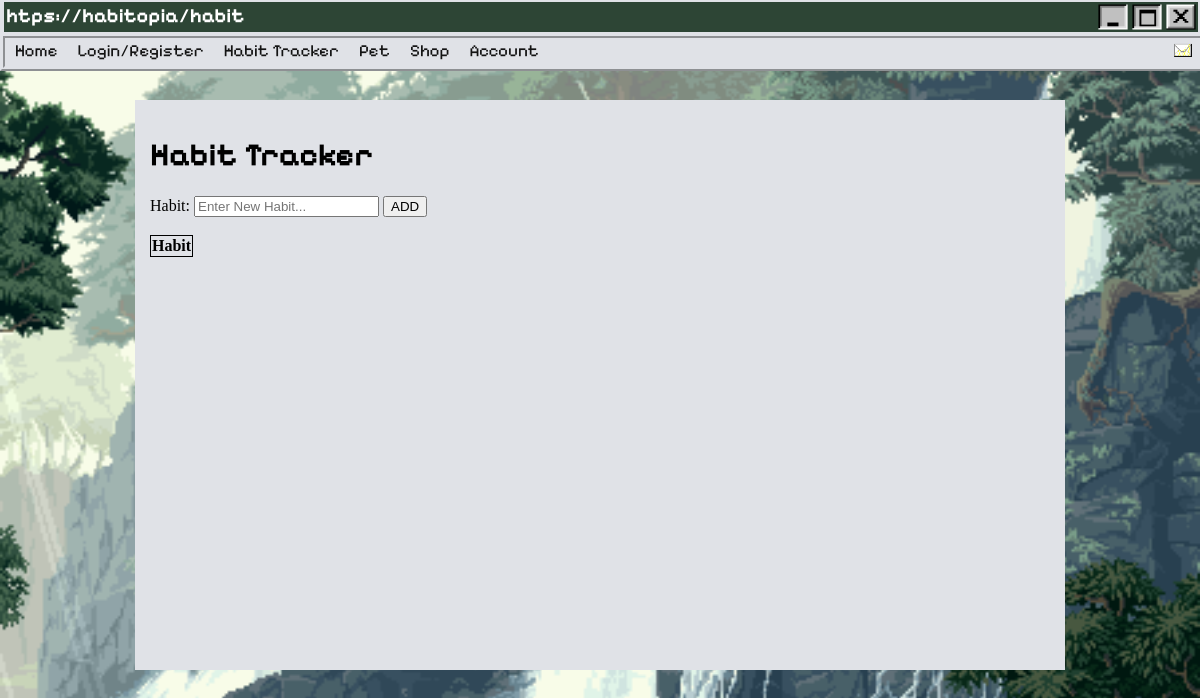
The app's page /habit (signed in), older data.
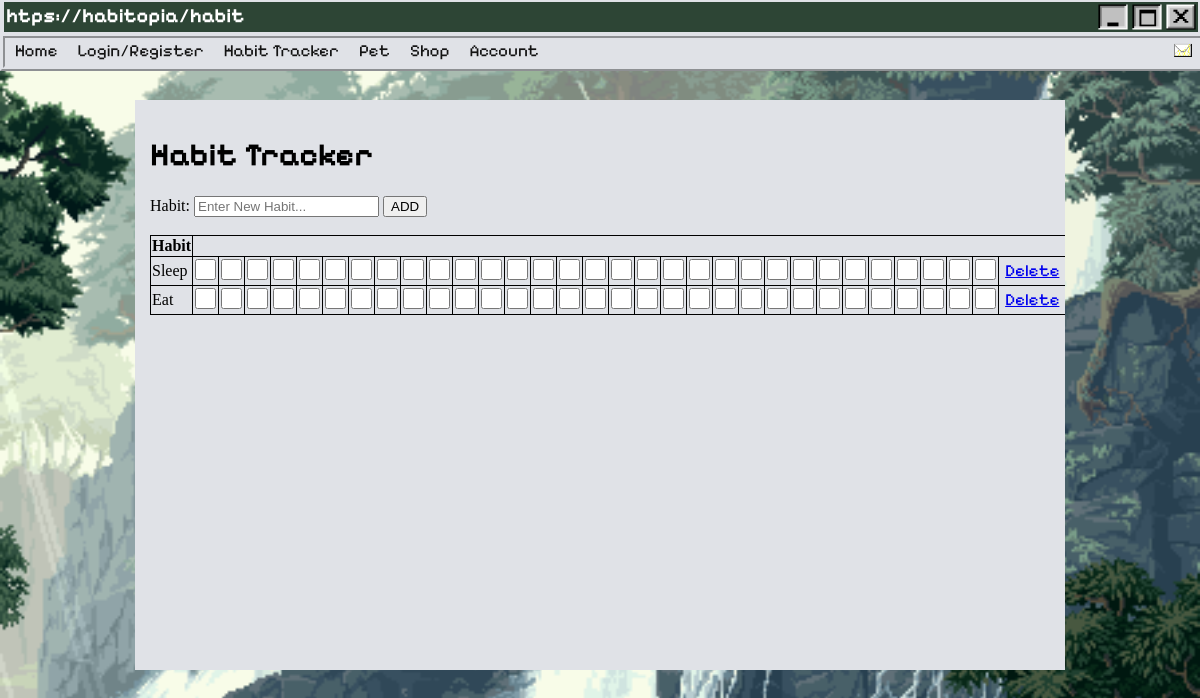
The same page, newer data.
### home.py (models this page shows)
class Habit(db.Model):
    id = db.Column(db.Integer, primary_key = True)
    title = db.Column(db.String(100))

### home.py (the view)
@app.route("/habit")
@login_required
def habit():
    habit_list = Habit.query.all()
    return render_template("habit.html", habit_list=habit_list)

### home.py (called while the page is built)
@login_manager.user_loader
def load_user(user_id):
    return User.query.get(int(user_id))

### templates/habit.html (shortened to what this page needs)
{% extends "base.html" %}
{% block css %} <link rel="stylesheet" href="/static/styles/HabitStyles.css" > {% endblock %}
{% block heading %}htps://habitopia/habit{% endblock %}
{% block content %}
<div id="wrap">
    <h1>Habit Tracker</h1>
    <form action="/add" method="post">
        <div>
            <label for="title">Habit:</label>
            <input type="text" name="title" placeholder="Enter New Habit...">
            <button type="submit"> ADD </button>
        </div>
    </form>
    <table>
        <tr>
           <th colspan="2">Habit</th>
        </tr>
        <br>
        {% for habit in habit_list %}
        <tr>
            <td colspan="2"> {{ habit.title }} </td>
            <form>
                <td><input type="checkbox" name="complete"></td>
                <td><input type="checkbox" name="complete"></td>
                <td><input type="checkbox" name="complete"></td>
                <td><input type="checkbox" name="complete"></td>
                <td><input type="checkbox" name="complete"></td>
                <td><input type="checkbox" name="complete"></td>
                <td><input type="checkbox" name="complete"></td>
                <td><input type="checkbox" name="complete"></td>
                <td><input type="checkbox" name="complete"></td>
                <td><input type="checkbox" name="complete"></td>
                <td><input type="checkbox" name="complete"></td>
                <td><input type="checkbox" name="complete"></td>
                <td><input type="checkbox" name="complete"></td>
                <td><input type="checkbox" name="complete"></td>
                <td><input type="checkbox" name="complete"></td>
                <td><input type="checkbox" name="complete"></td>
                <td><input type="checkbox" name="complete"></td>
                <td><input type="checkbox" name="complete"></td>
                <td><input type="checkbox" name="complete"></td>
                <td><input type="checkbox" name="complete"></td>
                <td><input type="checkbox" name="complete"></td>
                <td><input type="checkbox" name="complete"></td>
                <td><input type="checkbox" name="complete"></td>
                <td><input type="checkbox" name="complete"></td>
                <td><input type="checkbox" name="complete"></td>
                <td><input type="checkbox" name="complete"></td>
                <td><input type="checkbox" name="complete"></td>
                <td><input type="checkbox" name="complete"></td>
                <td><input type="checkbox" name="complete"></td>
                <td><input type="checkbox" name="complete"></td>
                <td><input type="checkbox" name="complete"></td>
            </form>
            <td><a href="/delete/{{habit.id}}" class="delete">Delete</a></td>
        </tr>
        {% endfor %}
    </table>
</div>
{% endblock %}

### templates/base.html (shortened to what this page needs)
<!DOCTYPE html>
<html lang="en">
<head>
    {% block css %}{% endblock %}
</head>
<body class="body">
    <div class="topboxbg">
        <div class="topbox">
            <ul>
                <h5 class="topboxtext">{% block heading %}{% endblock %}</h5>
                <li><a href="{{url_for('logout')}}"><img src="/static/styles/assets/exit.png" class="icon logout"></a></li>
                <li><img src="/static/styles/assets/window-active.png" class="icon"></li>
                <li><a href=""><img src="/static/styles/assets/minimise-active.png" class="icon"></a></li>
            </ul>
        </div>
        <div class="nav">
            <ul>
                <li><a href="{{ url_for('home') }}">Home</a></li>
                <li><a href="{{ url_for('login') }}">Login/Register</a></li>
                <li><a href="{{ url_for('habit') }}">Habit Tracker</a></li>
                <li><a href="{{ url_for('pet') }}">Pet</a></li>
                <li><a href="{{ url_for('shop') }}">Shop</a></li>
                <li><a href="{{ url_for('account') }}">Account</a></li>
                <li class="icon"><img src="/static/styles/assets/envelope_closed-0.png" style="width:20px"></li>
            </ul>
        </div>
    </div>
    {% block content %}
    {% endblock %}
</body>
</html>

### static/styles/HabitStyles.css (style rules this page uses)
#wrap { width: 900px; height: 540px; margin: 100px auto; background: #e0e2e7; overflow: hidden; padding: 15px; }
.body { background-image: url("/static/styles/animatedbackground.gif") ; background-repeat: no-repeat; background-size: cover ; background-attachment: fixed; background-position: center; height: 100vh; width: 100%; margin: 0; padding: 0; overflow: scroll; overflow-x: hidden; }
.topboxbg { background-color:#e0e2e7; position:fixed; height: 40px; top: 0; width: 100%; }
.topbox { background-color: #2d4535; height: 30px; position: fixed; margin: 1px 4px; top: 1px; width: 99.5%; }
.icon { width: 30px; float:right; margin:2px; vertical-align: baseline; }
h1 { font-family: "Pixelify Sans", sans-serif ; }
.topboxtext { float: left; color: #FFFFFF; margin: 2px 2px; text-align: left; font-family: "Pixelify Sans", sans-serif ; font-size: 20px; vertical-align: baseline; }
ul { list-style-type: none; margin: 0; padding: 0; }
.nav { background-color: #e0e2e7 ; border: 5px ridge #e0e2e7; width:99.5%; margin: auto; overflow: hidden; position: fixed; top: 33px; width: 100%; }
.nav a { text-decoration: none; float: left; text-align: center; color: #131313; padding: 2px 10px; font-size: 17px; font-family: "Pixelify Sans", sans-serif; }
table, th, td { border: 1px solid black; border-collapse: collapse; }
input[type=checkbox] { margin: 1px; width: 21px; height: 21px; }
.delete { font-family: "Pixelify Sans", sans-serif; font-size: 17px; padding: 5px; }

Row changes from the older to the newer data that the page shows:
added Habit: title "Sleep"
added Habit: title "Eat"
